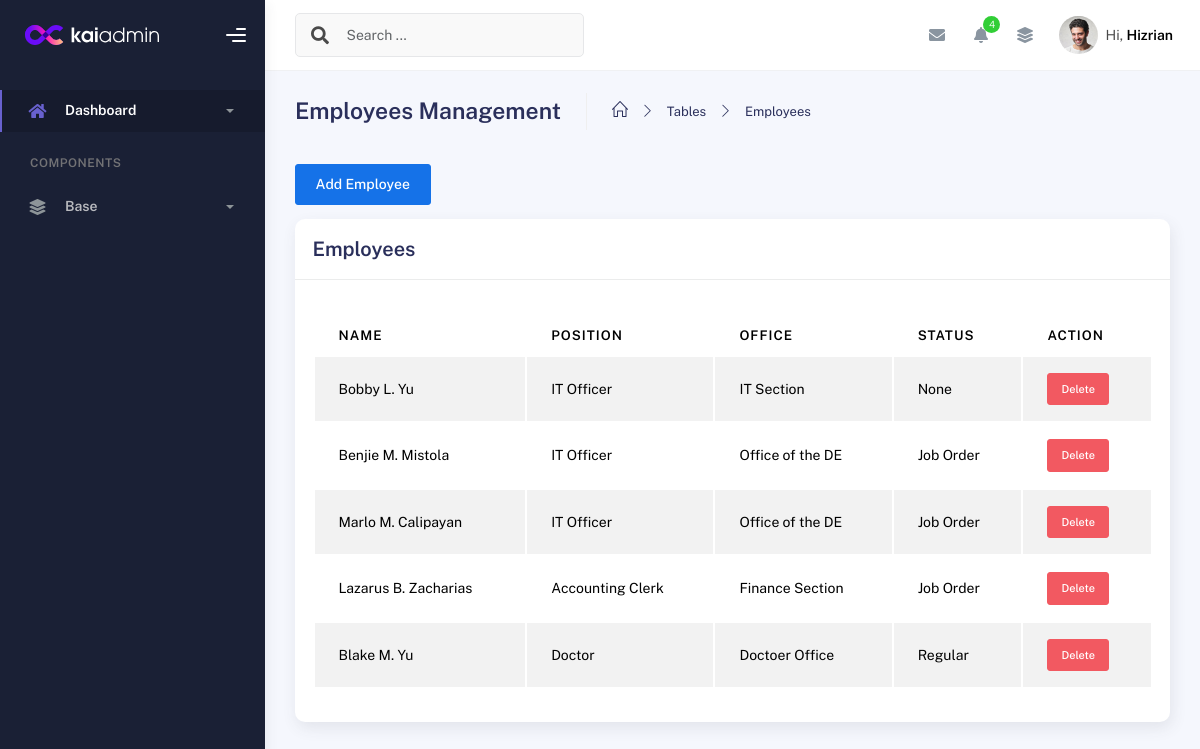
The app's page /employees/, older data.
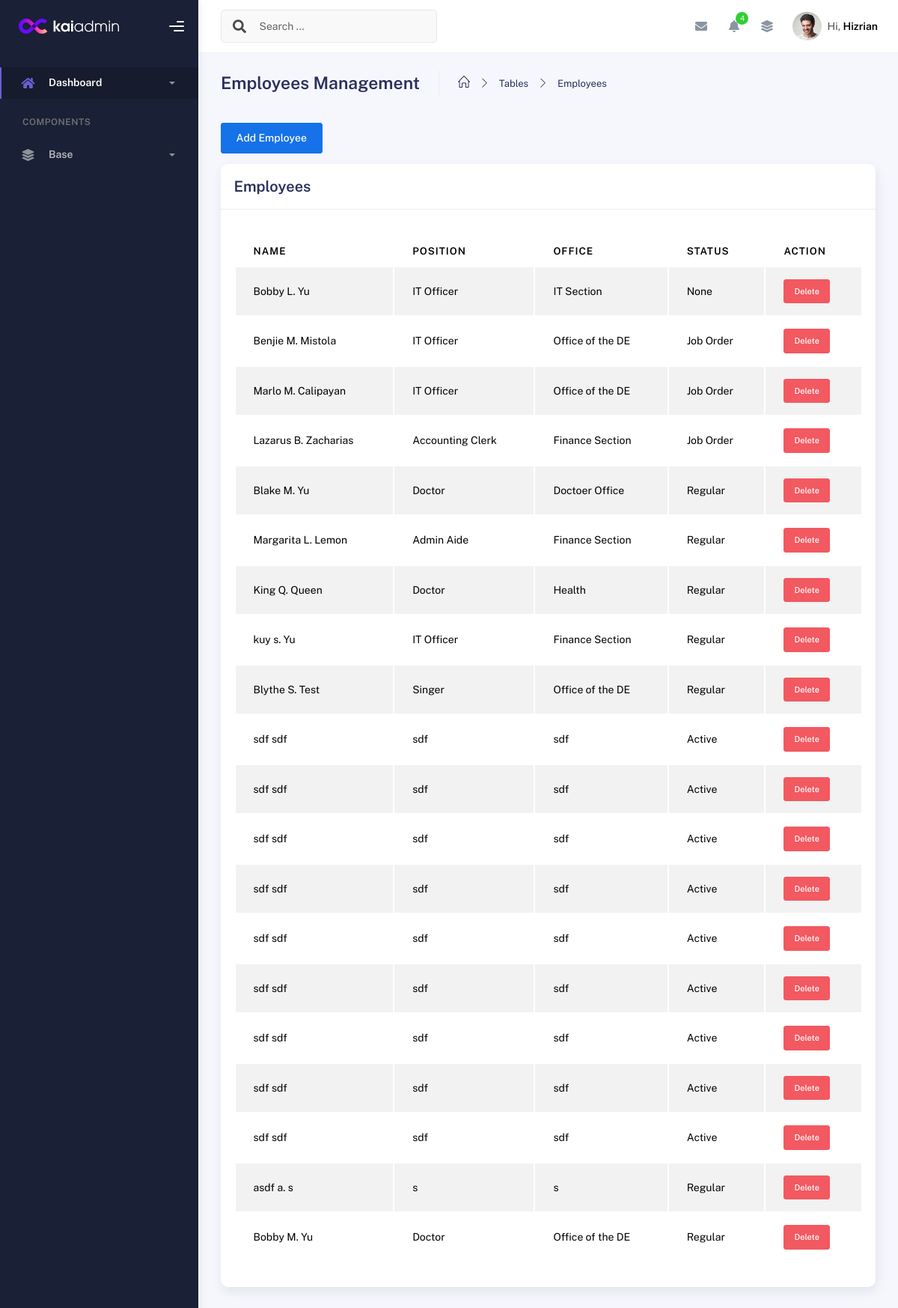
The same page, newer data.
### inventory/models.py (models this page shows, shortened)
class Employee(models.Model):
    desktop_package = models.ForeignKey(Desktop_Package, on_delete=models.CASCADE, null=True)
    employee_fname = models.CharField(max_length=100, blank=True, null=True)
    employee_mname = models.CharField(max_length=100, blank=True, null=True)
    employee_lname = models.CharField(max_length=100, blank=True, null=True)
    employee_position = models.CharField(max_length=100, blank=True, null=True)
    employee_office = models.CharField(max_length=100, blank=True, null=True)
    employee_status = models.CharField(max_length=100, blank=True, null=True)

### inventory/views.py (the view, shortened to what this page needs)
# urls.py: path('employees/', views.employee_list, name='employee_list'),  # Handles both GET (list) and POST (add)
def employee_list(request):
    employees = Employee.objects.all()
    return render(request, 'employees.html', {'employees': employees})

### templates/employees.html (shortened to what this page needs)
{% extends 'base.html' %}
{% block content %}
<div class="container">
  <div class="page-inner">
    <div class="page-header">
      <h3 class="fw-bold mb-3">Employees Management</h3>
      <ul class="breadcrumbs mb-3">
        <li class="nav-home">
          <a href="#"><i class="icon-home"></i></a>
        </li>
        <li class="separator"><i class="icon-arrow-right"></i></li>
        <li class="nav-item"><a href="#">Tables</a></li>
        <li class="separator"><i class="icon-arrow-right"></i></li>
        <li class="nav-item"><a href="#">Employees</a></li>
      </ul>
    </div>
    <button class="btn btn-primary mb-3" data-bs-toggle="modal" data-bs-target="#addEmployeeModal">Add Employee</button>
     <div class="row">
      <div class="col-md-12">
        <div class="card">
          <div class="card-header">
            <h4 class="card-title">Employees</h4>
          </div>
          <div class="card-body">
            <div class="table-responsive">
              <table id="multi-filter-select" class="display table table-striped table-hover dataTable">
                <thead>
                  <tr>
                    <th>Name</th>
                    <th>Position</th>
                    <th>Office</th>
                    <th>Status</th>
                    <th>Action</th>
                  </tr>
                </thead>
                <tbody>
                  {% for employee in employees %}
                  <tr>
                    <td>
                      {{ employee.employee_fname }}
                      {% if employee.employee_mname %} {{ employee.employee_mname }}.{% endif %}
                      {{ employee.employee_lname }}
                    </td>
                    <td>{{ employee.employee_position }}</td>
                    <td>{{ employee.employee_office }}</td>
                    <td>{{ employee.employee_status }}</td>
                    <td><button class='btn btn-danger btn-sm'>Delete</button></td>
                  </tr>
                  {% endfor %}
                </tbody>
              </table>
            </div>
          </div>
        </div>
      </div>
    </div>
</div>
{% endblock %}

### templates/base.html (shortened to what this page needs)
{% load static %}
<link href="https://stackpath.bootstrapcdn.com/bootstrap/5.1.3/css/bootstrap.min.css" rel="stylesheet">
<link href="https://cdnjs.cloudflare.com/ajax/libs/font-awesome/5.15.4/css/all.min.css" rel="stylesheet">
<!DOCTYPE html>
<html lang="en">
  <head>
    {% block head %}
    <link rel="stylesheet" href="{% static 'css/bootstrap.min.css' %}">
    <link rel="stylesheet" href="{% static 'css/plugins.min.css' %}">
    <link rel="stylesheet" href="{% static 'css/kaiadmin.min.css' %}">
    {% endblock %}
  </head>
  <body>
    {% block sidebar %}
    <div class="wrapper">
      <div class="sidebar" data-background-color="dark">
        <div class="sidebar-logo">
          <div class="logo-header" data-background-color="dark">
              <img
                src="{% static 'img/kaiadmin/logo_light.svg' %}"
                alt="navbar brand"
                class="navbar-brand"
                height="20"
              />
            <div class="nav-toggle">
              <button class="btn btn-toggle toggle-sidebar">
                <i class="gg-menu-right"></i>
              </button>
            </div>
          </div>
        </div>
        <div class="sidebar-wrapper scrollbar scrollbar-inner">
          <div class="sidebar-content">
            <ul class="nav nav-secondary">
              <li class="nav-item active">
                <a
                  data-bs-toggle="collapse"
                  href="#dashboard"
                  class="collapsed"
                  aria-expanded="false"
                >
                  <i class="fas fa-home"></i>
                  <p>Dashboard</p>
                  <span class="caret"></span>
                </a>
              </li>
              <li class="nav-section">
                <h4 class="text-section">Components</h4>
              </li>
              <li class="nav-item">
                <a data-bs-toggle="collapse" href="#base">
                  <i class="fas fa-layer-group"></i>
                  <p>Base</p>
                  <span class="caret"></span>
                </a>
              </li>
            </ul>
          </div>
        </div>
      </div>
       {% endblock %}
      {% block navbar %}
      <div class="main-panel">
        <div class="main-header">
          <nav
            class="navbar navbar-header navbar-header-transparent navbar-expand-lg border-bottom"
          >
            <div class="container-fluid">
              <nav
                class="navbar navbar-header-left navbar-expand-lg navbar-form nav-search p-0 d-none d-lg-flex"
              >
                <div class="input-group">
                  <div class="input-group-prepend">
                    <button type="submit" class="btn btn-search pe-1">
                      <i class="fa fa-search search-icon"></i>
                    </button>
                  </div>
                  <input
                    type="text"
                    placeholder="Search ..."
                    class="form-control"
                  />
                </div>
              </nav>
              <ul class="navbar-nav topbar-nav ms-md-auto align-items-center">
                <li class="nav-item topbar-icon dropdown hidden-caret">
                  <a
                    class="nav-link dropdown-toggle"
                    href="#"
                    id="messageDropdown"
                    role="button"
                    data-bs-toggle="dropdown"
                    aria-haspopup="true"
                    aria-expanded="false"
                  >
                    <i class="fa fa-envelope"></i>
                  </a>
                </li>
                <li class="nav-item topbar-icon dropdown hidden-caret">
                  <a
                    class="nav-link dropdown-toggle"
                    href="#"
                    id="notifDropdown"
                    role="button"
                    data-bs-toggle="dropdown"
                    aria-haspopup="true"
                    aria-expanded="false"
                  >
                    <i class="fa fa-bell"></i>
                    <span class="notification">4</span>
                  </a>
                </li>
                <li class="nav-item topbar-icon dropdown hidden-caret">
                  <a
                    class="nav-link"
                    data-bs-toggle="dropdown"
                    href="#"
                    aria-expanded="false"
                  >
                    <i class="fas fa-layer-group"></i>
                  </a>
                </li>
                <li class="nav-item topbar-user dropdown hidden-caret">
                  <a
                    class="dropdown-toggle profile-pic"
                    data-bs-toggle="dropdown"
                    href="#"
                    aria-expanded="false"
                  >
                    <div class="avatar-sm">
                      <img
                        src="assets/img/profile.jpg"
                        alt="..."
                        class="avatar-img rounded-circle"
                      />
                    </div>
                    <span class="profile-username">
                      <span class="op-7">Hi,</span>
                      <span class="fw-bold">Hizrian</span>
                    </span>
                  </a>
                </li>
              </ul>
            </div>
          </nav>
        </div>
 {% endblock %}
{% block content %}{% endblock %}
  </body>
</html>

Row changes from the older to the newer data that the page shows:
added Employee: employee_fname "Margarita", employee_mname "L", employee_lname "Lemon", employee_position "Admin Aide", employee_office "Finance Section", employee_status "Regular"
added Employee: employee_fname "King", employee_mname "Q", employee_lname "Queen", employee_position "Doctor", employee_office "Health", employee_status "Regular"
added Employee: employee_fname "kuy", employee_mname "s", employee_lname "Yu", employee_position "IT Officer", employee_office "Finance Section", employee_status "Regular"
added Employee: employee_fname "Blythe", employee_mname "S", employee_lname "Test", employee_position "Singer", employee_office "Office of the DE", employee_status "Regular"
added Employee: employee_fname "sdf", employee_lname "sdf", employee_position "sdf", employee_office "sdf", employee_status "Active"
added Employee: employee_fname "sdf", employee_lname "sdf", employee_position "sdf", employee_office "sdf", employee_status "Active"
added Employee: employee_fname "sdf", employee_lname "sdf", employee_position "sdf", employee_office "sdf", employee_status "Active"
added Employee: employee_fname "sdf", employee_lname "sdf", employee_position "sdf", employee_office "sdf", employee_status "Active"
added Employee: employee_fname "sdf", employee_lname "sdf", employee_position "sdf", employee_office "sdf", employee_status "Active"
added Employee: employee_fname "sdf", employee_lname "sdf", employee_position "sdf", employee_office "sdf", employee_status "Active"
added Employee: employee_fname "sdf", employee_lname "sdf", employee_position "sdf", employee_office "sdf", employee_status "Active"
added Employee: employee_fname "sdf", employee_lname "sdf", employee_position "sdf", employee_office "sdf", employee_status "Active"
added Employee: employee_fname "sdf", employee_lname "sdf", employee_position "sdf", employee_office "sdf", employee_status "Active"
added Employee: employee_fname "asdf", employee_mname "a", employee_lname "s", employee_position "s", employee_office "s", employee_status "Regular"
added Employee: employee_fname "Bobby", employee_mname "M", employee_lname "Yu", employee_position "Doctor", employee_office "Office of the DE", employee_status "Regular"
